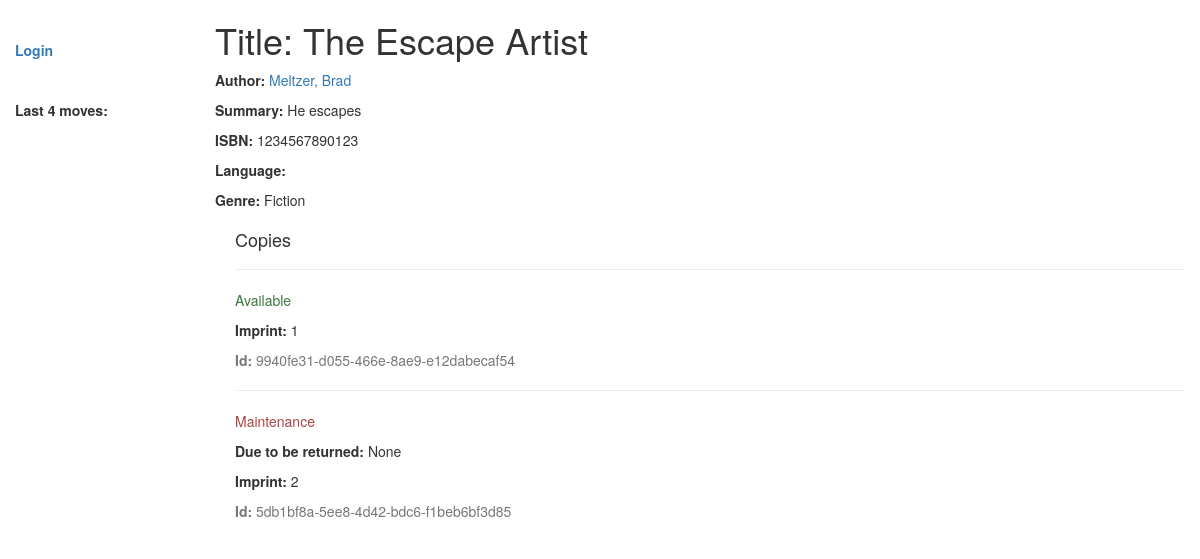
/catalog/book/1, run on the app's committed database.
### catalog/models.py (models this page shows, shortened)
class Book(models.Model):
    title = models.CharField(max_length=200)
    author = models.ForeignKey('Author', on_delete=models.SET_NULL, null=True)
    summary = models.TextField(max_length=1000, help_text='Enter a brief description of the book')
    isbn = models.CharField('ISBN', max_length=13,
                            help_text='13 Character <a href="https://www.isbn-international.org/content/what-isbn">ISBN number</a>')
    genre = models.ManyToManyField(Genre, help_text='Select a genre for this book')
    def display_genre(self):
        """
        Creates a string for the Genre. This is required to display genre in Admin.
        """
        return ', '.join([genre.name for genre in self.genre.all()[:3]])
    display_genre.short_description = 'Genre'

class Author(models.Model):
    first_name = models.CharField(max_length=100)
    last_name = models.CharField(max_length=100)
    date_of_birth = models.DateField(null=True, blank=True)
    date_of_death = models.DateField('died', null=True, blank=True)
    class Meta:
        ordering = ["last_name", "first_name"]
    def get_absolute_url(self):
        return reverse('author-detail', args=[str(self.id)])
    def __str__(self):
        return '{0}, {1}'.format(self.last_name, self.first_name)

class Genre(models.Model):
    name = models.CharField(max_length=200, help_text="Enter a book genre (e.g. Science Fiction, French Poetry etc.)")
    def __str__(self):
        return self.name

class BookInstance(models.Model):
    id = models.UUIDField(primary_key=True, default=uuid.uuid4,
                          help_text="Unique ID for this particular book across whole library")
    book = models.ForeignKey('Book', on_delete=models.SET_NULL, null=True)
    imprint = models.CharField(max_length=200)
    due_back = models.DateField(null=True, blank=True)
    LOAN_STATUS = (
        ('m', 'Maintenance'),
        ('o', 'On loan'),
        ('a', 'Available'),
        ('r', 'Reserved'),
    )
    status = models.CharField(max_length=1, choices=LOAN_STATUS, blank=True, default='m', help_text='Book availability')
    borrower = models.ForeignKey(User, on_delete=models.SET_NULL, null=True, blank=True)
    class Meta:
        ordering = ["due_back"]
        permissions = (("can_mark_returned", "Set book as returned"),)

### catalog/views.py (the view)
# urls.py: path('book/<int:pk>', views.BookDetailView.as_view(), name='book-detail'),
class BookDetailView(generic.DetailView):
    model = Book
    paginate_by = 10

### catalog/templates/catalog/book_detail.html
{% extends "base_generic.html" %}
{% block content %}
  <h1>Title: {{ book.title }}</h1>
  <p><strong>Author:</strong> <a href="{{ book.author.get_absolute_url }}">{{ book.author }}</a></p>
  <p><strong>Summary:</strong> {{ book.summary }}</p>
  <p><strong>ISBN:</strong> {{ book.isbn }}</p>
  <p><strong>Language:</strong> {{ book.language }}</p>
  <p><strong>Genre:</strong> {% for genre in book.genre.all %} {{ genre }}{% if not forloop.last %}, {% endif %}{% endfor %}</p>
  <div style="margin-left:20px;margin-top:20px">
    <h4>Copies</h4>
    {% for copy in book.bookinstance_set.all %}
    <hr>
    <p class="{% if copy.status == 'a' %}text-success{% elif copy.status == 'm' %}text-danger{% else %}text-warning{% endif %}">{{ copy.get_status_display }}</p>
    {% if copy.status != 'a' %}<p><strong>Due to be returned:</strong> {{copy.due_back}}</p>{% endif %}
    <p><strong>Imprint:</strong> {{copy.imprint}}</p>
    <p class="text-muted"><strong>Id:</strong> {{copy.id}}</p>
    {% endfor %}
  </div>
{% endblock %}

### data on the page
Book: title "The Escape Artist", author "Meltzer, Brad", summary "He escapes", isbn "1234567890123"
Genre: name "Fiction"
BookInstance: status "Available", imprint "1", id "9940fe31-d055-466e-8ae9-e12dabecaf54"
BookInstance: status "Maintenance", due_back "None", imprint "2", id "5db1bf8a-5ee8-4d42-bdc6-f1beb6bf3d85"
